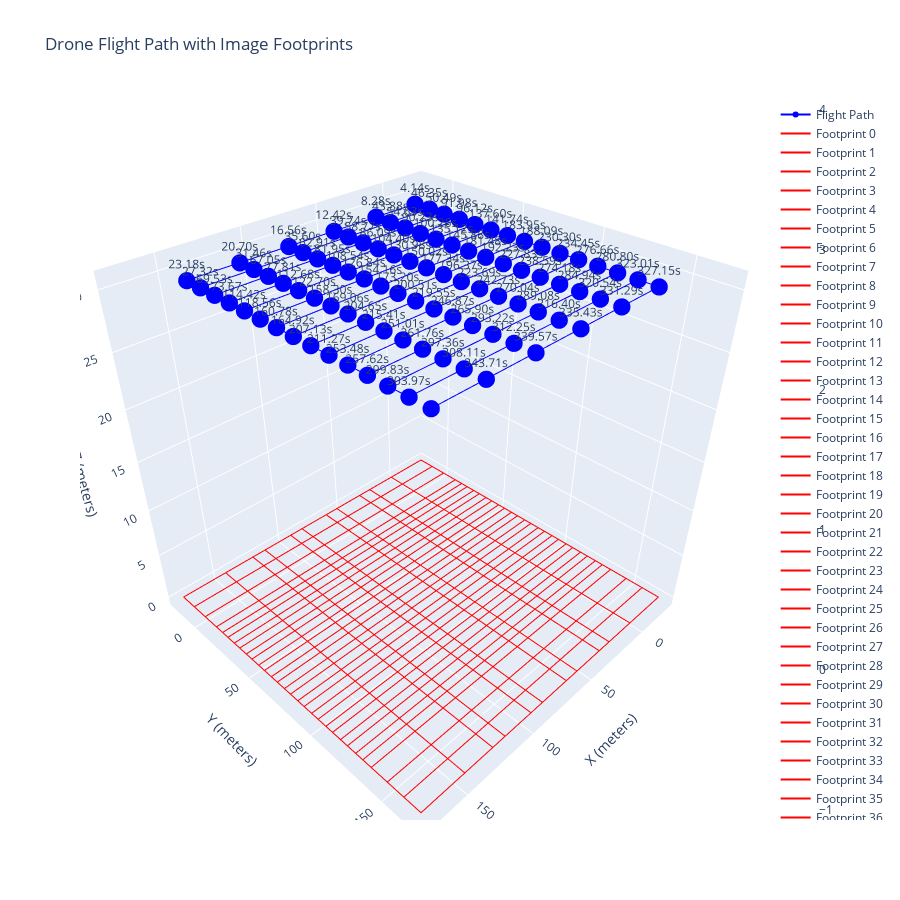

The notebook cell saved with this chart:
### Markdown cell above
$\color{red}{\text{TODO: }}$ Compute the following ablations (and any other you can think of)

1. Change overlap and confirm it affects the consecutive images
2. Change sidelap and confirm it does not affect the consecutive images
3. Change the height of the scan and document the affect on scan plans
4. Change exposure time

### Code cell
camera_ = copy.deepcopy(camera_x10)
dataset_spec_ = copy.deepcopy(dataset_spec)


MAX_DRONE_SPEED = 16.0
MAX_ACC = 3.5
footprint = compute_image_footprint_on_surface(camera_x10, dataset_spec_.height)

dataset_spec_.overlap = 0.3
print(camera_, dataset_spec_)

fig = plot_photo_plan(generate_photo_plan_on_grid(camera_, dataset_spec_), footprint, MAX_ACC, MAX_DRONE_SPEED, compute_speed_during_photo_capture(camera_, dataset_spec_))
fig.show()

### Figure 1 — Plotly figure (JSON) as saved in the notebook; plotly's stock layout.template omitted (floating-point values rounded to 4 significant figures)
{"data": [{"line": {"color": "blue", "width": 2}, "marker": {"color": 343.7, "colorscale": [[0, "#440154"], [0.1111, "#482878"], [0.2222, "#3e4989"], [0.3333, "#31688e"], [0.4444, "#26828e"], [0.5556, "#1f9e89"], [0.6667, "#35b779"], [0.7778, "#6ece58"], [0.8889, "#b5de2b"], [1, "#fde725"]], "showscale": true, "size": 6}, "mode": "lines+markers", "name": "Flight Path", "type": "scatter3d", "x": [0, 30, 60, 90, 120, 150, 150, 120, 90, 60, 30, 0, 0, 30, 60, 90, 120, 150, 150, 120, 90, 60, 30, 0, 0, 30, 60, 90, 120, 150, 150, 120, 90, 60, 30, 0, 0, 30, 60, 90, 120, 150, 150, 120, 90, 60, 30, 0, 0, 30, 60, 90, 120, 150, 150, 120, 90, 60, 30, 0, 0, 30, 60, 90, 120, 150, 150, 120, 90, 60, 30, 0, 0, 30, 60, 90, 120, 150, 150, 120, 90, 60, 30, 0, 0, 30, 60, 90, 120, 150], "y": [0, 0, 0, 0, 0, 0, 10.71, 10.71, 10.71, 10.71, 10.71, 10.71, 21.43, 21.43, 21.43, 21.43, 21.43, 21.43, 32.14, 32.14, 32.14, 32.14, 32.14, 32.14, 42.86, 42.86, 42.86, 42.86, 42.86, 42.86, 53.57, 53.57, 53.57, 53.57, 53.57, 53.57, 64.29, 64.29, 64.29, 64.29, 64.29, 64.29, 75, 75, 75, 75, 75, 75, 85.71, 85.71, 85.71, 85.71, 85.71, 85.71, 96.43, 96.43, 96.43, 96.43, 96.43, 96.43, 107.1, 107.1, 107.1, 107.1, 107.1, 107.1, 117.9, 117.9, 117.9, 117.9, 117.9, 117.9, 128.6, 128.6, 128.6, 128.6, 128.6, 128.6, 139.3, 139.3, 139.3, 139.3, 139.3, 139.3, 150, 150, 150, 150, 150, 150], "z": [30.48, 30.48, 30.48, 30.48, 30.48, 30.48, 30.48, 30.48, 30.48, 30.48, 30.48, 30.48, 30.48, 30.48, 30.48, 30.48, 30.48, 30.48, 30.48, 30.48, 30.48, 30.48, 30.48, 30.48, 30.48, 30.48, 30.48, 30.48, 30.48, 30.48, 30.48, 30.48, 30.48, 30.48, 30.48, 30.48, 30.48, 30.48, 30.48, 30.48, 30.48, 30.48, 30.48, 30.48, 30.48, 30.48, 30.48, 30.48, 30.48, 30.48, 30.48, 30.48, 30.48, 30.48, 30.48, 30.48, 30.48, 30.48, 30.48, 30.48, 30.48, 30.48, 30.48, 30.48, 30.48, 30.48, 30.48, 30.48, 30.48, 30.48, 30.48, 30.48, 30.48, 30.48, 30.48, 30.48, 30.48, 30.48, 30.48, 30.48, 30.48, 30.48, 30.48, 30.48, 30.48, 30.48, 30.48, 30.48, 30.48, 30.48]}, {"line": {"color": "red", "width": 2}, "mode": "lines", "name": "Footprint 0", "type": "scatter3d", "x": [-25.28, 25.28, 25.28, -25.28, -25.28], "y": [-18.97, -18.97, 18.97, 18.97, -18.97], "z": [0, 0, 0, 0, 0]}, {"line": {"color": "red", "width": 2}, "mode": "lines", "name": "Footprint 1", "type": "scatter3d", "x": [4.72, 55.28, 55.28, 4.72, 4.72], "y": [-18.97, -18.97, 18.97, 18.97, -18.97], "z": [0, 0, 0, 0, 0]}, {"line": {"color": "red", "width": 2}, "mode": "lines", "name": "Footprint 2", "type": "scatter3d", "x": [34.72, 85.28, 85.28, 34.72, 34.72], "y": [-18.97, -18.97, 18.97, 18.97, -18.97], "z": [0, 0, 0, 0, 0]}, {"line": {"color": "red", "width": 2}, "mode": "lines", "name": "Footprint 3", "type": "scatter3d", "x": [64.72, 115.3, 115.3, 64.72, 64.72], "y": [-18.97, -18.97, 18.97, 18.97, -18.97], "z": [0, 0, 0, 0, 0]}, {"line": {"color": "red", "width": 2}, "mode": "lines", "name": "Footprint 4", "type": "scatter3d", "x": [94.72, 145.3, 145.3, 94.72, 94.72], "y": [-18.97, -18.97, 18.97, 18.97, -18.97], "z": [0, 0, 0, 0, 0]}, {"line": {"color": "red", "width": 2}, "mode": "lines", "name": "Footprint 5", "type": "scatter3d", "x": [124.7, 175.3, 175.3, 124.7, 124.7], "y": [-18.97, -18.97, 18.97, 18.97, -18.97], "z": [0, 0, 0, 0, 0]}, {"line": {"color": "red", "width": 2}, "mode": "lines", "name": "Footprint 6", "type": "scatter3d", "x": [124.7, 175.3, 175.3, 124.7, 124.7], "y": [-8.254, -8.254, 29.68, 29.68, -8.254], "z": [0, 0, 0, 0, 0]}, {"line": {"color": "red", "width": 2}, "mode": "lines", "name": "Footprint 7", "type": "scatter3d", "x": [94.72, 145.3, 145.3, 94.72, 94.72], "y": [-8.254, -8.254, 29.68, 29.68, -8.254], "z": [0, 0, 0, 0, 0]}, {"line": {"color": "red", "width": 2}, "mode": "lines", "name": "Footprint 8", "type": "scatter3d", "x": [64.72, 115.3, 115.3, 64.72, 64.72], "y": [-8.254, -8.254, 29.68, 29.68, -8.254], "z": [0, 0, 0, 0, 0]}, {"line": {"color": "red", "width": 2}, "mode": "lines", "name": "Footprint 9", "type": "scatter3d", "x": [34.72, 85.28, 85.28, 34.72, 34.72], "y": [-8.254, -8.254, 29.68, 29.68, -8.254], "z": [0, 0, 0, 0, 0]}, {"line": {"color": "red", "width": 2}, "mode": "lines", "name": "Footprint 10", "type": "scatter3d", "x": [4.72, 55.28, 55.28, 4.72, 4.72], "y": [-8.254, -8.254, 29.68, 29.68, -8.254], "z": [0, 0, 0, 0, 0]}, {"line": {"color": "red", "width": 2}, "mode": "lines", "name": "Footprint 11", "type": "scatter3d", "x": [-25.28, 25.28, 25.28, -25.28, -25.28], "y": [-8.254, -8.254, 29.68, 29.68, -8.254], "z": [0, 0, 0, 0, 0]}, {"line": {"color": "red", "width": 2}, "mode": "lines", "name": "Footprint 12", "type": "scatter3d", "x": [-25.28, 25.28, 25.28, -25.28, -25.28], "y": [2.461, 2.461, 40.4, 40.4, 2.461], "z": [0, 0, 0, 0, 0]}, {"line": {"color": "red", "width": 2}, "mode": "lines", "name": "Footprint 13", "type": "scatter3d", "x": [4.72, 55.28, 55.28, 4.72, 4.72], "y": [2.461, 2.461, 40.4, 40.4, 2.461], "z": [0, 0, 0, 0, 0]}, {"line": {"color": "red", "width": 2}, "mode": "lines", "name": "Footprint 14", "type": "scatter3d", "x": [34.72, 85.28, 85.28, 34.72, 34.72], "y": [2.461, 2.461, 40.4, 40.4, 2.461], "z": [0, 0, 0, 0, 0]}, {"line": {"color": "red", "width": 2}, "mode": "lines", "name": "Footprint 15", "type": "scatter3d", "x": [64.72, 115.3, 115.3, 64.72, 64.72], "y": [2.461, 2.461, 40.4, 40.4, 2.461], "z": [0, 0, 0, 0, 0]}, {"line": {"color": "red", "width": 2}, "mode": "lines", "name": "Footprint 16", "type": "scatter3d", "x": [94.72, 145.3, 145.3, 94.72, 94.72], "y": [2.461, 2.461, 40.4, 40.4, 2.461], "z": [0, 0, 0, 0, 0]}, {"line": {"color": "red", "width": 2}, "mode": "lines", "name": "Footprint 17", "type": "scatter3d", "x": [124.7, 175.3, 175.3, 124.7, 124.7], "y": [2.461, 2.461, 40.4, 40.4, 2.461], "z": [0, 0, 0, 0, 0]}, {"line": {"color": "red", "width": 2}, "mode": "lines", "name": "Footprint 18", "type": "scatter3d", "x": [124.7, 175.3, 175.3, 124.7, 124.7], "y": [13.18, 13.18, 51.11, 51.11, 13.18], "z": [0, 0, 0, 0, 0]}, {"line": {"color": "red", "width": 2}, "mode": "lines", "name": "Footprint 19", "type": "scatter3d", "x": [94.72, 145.3, 145.3, 94.72, 94.72], "y": [13.18, 13.18, 51.11, 51.11, 13.18], "z": [0, 0, 0, 0, 0]}, {"line": {"color": "red", "width": 2}, "mode": "lines", "name": "Footprint 20", "type": "scatter3d", "x": [64.72, 115.3, 115.3, 64.72, 64.72], "y": [13.18, 13.18, 51.11, 51.11, 13.18], "z": [0, 0, 0, 0, 0]}, {"line": {"color": "red", "width": 2}, "mode": "lines", "name": "Footprint 21", "type": "scatter3d", "x": [34.72, 85.28, 85.28, 34.72, 34.72], "y": [13.18, 13.18, 51.11, 51.11, 13.18], "z": [0, 0, 0, 0, 0]}, {"line": {"color": "red", "width": 2}, "mode": "lines", "name": "Footprint 22", "type": "scatter3d", "x": [4.72, 55.28, 55.28, 4.72, 4.72], "y": [13.18, 13.18, 51.11, 51.11, 13.18], "z": [0, 0, 0, 0, 0]}, {"line": {"color": "red", "width": 2}, "mode": "lines", "name": "Footprint 23", "type": "scatter3d", "x": [-25.28, 25.28, 25.28, -25.28, -25.28], "y": [13.18, 13.18, 51.11, 51.11, 13.18], "z": [0, 0, 0, 0, 0]}, {"line": {"color": "red", "width": 2}, "mode": "lines", "name": "Footprint 24", "type": "scatter3d", "x": [-25.28, 25.28, 25.28, -25.28, -25.28], "y": [23.89, 23.89, 61.82, 61.82, 23.89], "z": [0, 0, 0, 0, 0]}, {"line": {"color": "red", "width": 2}, "mode": "lines", "name": "Footprint 25", "type": "scatter3d", "x": [4.72, 55.28, 55.28, 4.72, 4.72], "y": [23.89, 23.89, 61.82, 61.82, 23.89], "z": [0, 0, 0, 0, 0]}, {"line": {"color": "red", "width": 2}, "mode": "lines", "name": "Footprint 26", "type": "scatter3d", "x": [34.72, 85.28, 85.28, 34.72, 34.72], "y": [23.89, 23.89, 61.82, 61.82, 23.89], "z": [0, 0, 0, 0, 0]}, {"line": {"color": "red", "width": 2}, "mode": "lines", "name": "Footprint 27", "type": "scatter3d", "x": [64.72, 115.3, 115.3, 64.72, 64.72], "y": [23.89, 23.89, 61.82, 61.82, 23.89], "z": [0, 0, 0, 0, 0]}, {"line": {"color": "red", "width": 2}, "mode": "lines", "name": "Footprint 28", "type": "scatter3d", "x": [94.72, 145.3, 145.3, 94.72, 94.72], "y": [23.89, 23.89, 61.82, 61.82, 23.89], "z": [0, 0, 0, 0, 0]}, {"line": {"color": "red", "width": 2}, "mode": "lines", "name": "Footprint 29", "type": "scatter3d", "x": [124.7, 175.3, 175.3, 124.7, 124.7], "y": [23.89, 23.89, 61.82, 61.82, 23.89], "z": [0, 0, 0, 0, 0]}, {"line": {"color": "red", "width": 2}, "mode": "lines", "name": "Footprint 30", "type": "scatter3d", "x": [124.7, 175.3, 175.3, 124.7, 124.7], "y": [34.6, 34.6, 72.54, 72.54, 34.6], "z": [0, 0, 0, 0, 0]}, {"line": {"color": "red", "width": 2}, "mode": "lines", "name": "Footprint 31", "type": "scatter3d", "x": [94.72, 145.3, 145.3, 94.72, 94.72], "y": [34.6, 34.6, 72.54, 72.54, 34.6], "z": [0, 0, 0, 0, 0]}, {"line": {"color": "red", "width": 2}, "mode": "lines", "name": "Footprint 32", "type": "scatter3d", "x": [64.72, 115.3, 115.3, 64.72, 64.72], "y": [34.6, 34.6, 72.54, 72.54, 34.6], "z": [0, 0, 0, 0, 0]}, {"line": {"color": "red", "width": 2}, "mode": "lines", "name": "Footprint 33", "type": "scatter3d", "x": [34.72, 85.28, 85.28, 34.72, 34.72], "y": [34.6, 34.6, 72.54, 72.54, 34.6], "z": [0, 0, 0, 0, 0]}, {"line": {"color": "red", "width": 2}, "mode": "lines", "name": "Footprint 34", "type": "scatter3d", "x": [4.72, 55.28, 55.28, 4.72, 4.72], "y": [34.6, 34.6, 72.54, 72.54, 34.6], "z": [0, 0, 0, 0, 0]}, {"line": {"color": "red", "width": 2}, "mode": "lines", "name": "Footprint 35", "type": "scatter3d", "x": [-25.28, 25.28, 25.28, -25.28, -25.28], "y": [34.6, 34.6, 72.54, 72.54, 34.6], "z": [0, 0, 0, 0, 0]}, {"line": {"color": "red", "width": 2}, "mode": "lines", "name": "Footprint 36", "type": "scatter3d", "x": [-25.28, 25.28, 25.28, -25.28, -25.28], "y": [45.32, 45.32, 83.25, 83.25, 45.32], "z": [0, 0, 0, 0, 0]}, {"line": {"color": "red", "width": 2}, "mode": "lines", "name": "Footprint 37", "type": "scatter3d", "x": [4.72, 55.28, 55.28, 4.72, 4.72], "y": [45.32, 45.32, 83.25, 83.25, 45.32], "z": [0, 0, 0, 0, 0]}, {"line": {"color": "red", "width": 2}, "mode": "lines", "name": "Footprint 38", "type": "scatter3d", "x": [34.72, 85.28, 85.28, 34.72, 34.72], "y": [45.32, 45.32, 83.25, 83.25, 45.32], "z": [0, 0, 0, 0, 0]}, {"line": {"color": "red", "width": 2}, "mode": "lines", "name": "Footprint 39", "type": "scatter3d", "x": [64.72, 115.3, 115.3, 64.72, 64.72], "y": [45.32, 45.32, 83.25, 83.25, 45.32], "z": [0, 0, 0, 0, 0]}, {"line": {"color": "red", "width": 2}, "mode": "lines", "name": "Footprint 40", "type": "scatter3d", "x": [94.72, 145.3, 145.3, 94.72, 94.72], "y": [45.32, 45.32, 83.25, 83.25, 45.32], "z": [0, 0, 0, 0, 0]}, {"line": {"color": "red", "width": 2}, "mode": "lines", "name": "Footprint 41", "type": "scatter3d", "x": [124.7, 175.3, 175.3, 124.7, 124.7], "y": [45.32, 45.32, 83.25, 83.25, 45.32], "z": [0, 0, 0, 0, 0]}, {"line": {"color": "red", "width": 2}, "mode": "lines", "name": "Footprint 42", "type": "scatter3d", "x": [124.7, 175.3, 175.3, 124.7, 124.7], "y": [56.03, 56.03, 93.97, 93.97, 56.03], "z": [0, 0, 0, 0, 0]}, {"line": {"color": "red", "width": 2}, "mode": "lines", "name": "Footprint 43", "type": "scatter3d", "x": [94.72, 145.3, 145.3, 94.72, 94.72], "y": [56.03, 56.03, 93.97, 93.97, 56.03], "z": [0, 0, 0, 0, 0]}, {"line": {"color": "red", "width": 2}, "mode": "lines", "name": "Footprint 44", "type": "scatter3d", "x": [64.72, 115.3, 115.3, 64.72, 64.72], "y": [56.03, 56.03, 93.97, 93.97, 56.03], "z": [0, 0, 0, 0, 0]}, {"line": {"color": "red", "width": 2}, "mode": "lines", "name": "Footprint 45", "type": "scatter3d", "x": [34.72, 85.28, 85.28, 34.72, 34.72], "y": [56.03, 56.03, 93.97, 93.97, 56.03], "z": [0, 0, 0, 0, 0]}, {"line": {"color": "red", "width": 2}, "mode": "lines", "name": "Footprint 46", "type": "scatter3d", "x": [4.72, 55.28, 55.28, 4.72, 4.72], "y": [56.03, 56.03, 93.97, 93.97, 56.03], "z": [0, 0, 0, 0, 0]}, {"line": {"color": "red", "width": 2}, "mode": "lines", "name": "Footprint 47", "type": "scatter3d", "x": [-25.28, 25.28, 25.28, -25.28, -25.28], "y": [56.03, 56.03, 93.97, 93.97, 56.03], "z": [0, 0, 0, 0, 0]}, {"line": {"color": "red", "width": 2}, "mode": "lines", "name": "Footprint 48", "type": "scatter3d", "x": [-25.28, 25.28, 25.28, -25.28, -25.28], "y": [66.75, 66.75, 104.7, 104.7, 66.75], "z": [0, 0, 0, 0, 0]}, {"line": {"color": "red", "width": 2}, "mode": "lines", "name": "Footprint 49", "type": "scatter3d", "x": [4.72, 55.28, 55.28, 4.72, 4.72], "y": [66.75, 66.75, 104.7, 104.7, 66.75], "z": [0, 0, 0, 0, 0]}, {"line": {"color": "red", "width": 2}, "mode": "lines", "name": "Footprint 50", "type": "scatter3d", "x": [34.72, 85.28, 85.28, 34.72, 34.72], "y": [66.75, 66.75, 104.7, 104.7, 66.75], "z": [0, 0, 0, 0, 0]}, {"line": {"color": "red", "width": 2}, "mode": "lines", "name": "Footprint 51", "type": "scatter3d", "x": [64.72, 115.3, 115.3, 64.72, 64.72], "y": [66.75, 66.75, 104.7, 104.7, 66.75], "z": [0, 0, 0, 0, 0]}, {"line": {"color": "red", "width": 2}, "mode": "lines", "name": "Footprint 52", "type": "scatter3d", "x": [94.72, 145.3, 145.3, 94.72, 94.72], "y": [66.75, 66.75, 104.7, 104.7, 66.75], "z": [0, 0, 0, 0, 0]}, {"line": {"color": "red", "width": 2}, "mode": "lines", "name": "Footprint 53", "type": "scatter3d", "x": [124.7, 175.3, 175.3, 124.7, 124.7], "y": [66.75, 66.75, 104.7, 104.7, 66.75], "z": [0, 0, 0, 0, 0]}, {"line": {"color": "red", "width": 2}, "mode": "lines", "name": "Footprint 54", "type": "scatter3d", "x": [124.7, 175.3, 175.3, 124.7, 124.7], "y": [77.46, 77.46, 115.4, 115.4, 77.46], "z": [0, 0, 0, 0, 0]}, {"line": {"color": "red", "width": 2}, "mode": "lines", "name": "Footprint 55", "type": "scatter3d", "x": [94.72, 145.3, 145.3, 94.72, 94.72], "y": [77.46, 77.46, 115.4, 115.4, 77.46], "z": [0, 0, 0, 0, 0]}, {"line": {"color": "red", "width": 2}, "mode": "lines", "name": "Footprint 56", "type": "scatter3d", "x": [64.72, 115.3, 115.3, 64.72, 64.72], "y": [77.46, 77.46, 115.4, 115.4, 77.46], "z": [0, 0, 0, 0, 0]}, {"line": {"color": "red", "width": 2}, "mode": "lines", "name": "Footprint 57", "type": "scatter3d", "x": [34.72, 85.28, 85.28, 34.72, 34.72], "y": [77.46, 77.46, 115.4, 115.4, 77.46], "z": [0, 0, 0, 0, 0]}, {"line": {"color": "red", "width": 2}, "mode": "lines", "name": "Footprint 58", "type": "scatter3d", "x": [4.72, 55.28, 55.28, 4.72, 4.72], "y": [77.46, 77.46, 115.4, 115.4, 77.46], "z": [0, 0, 0, 0, 0]}, {"line": {"color": "red", "width": 2}, "mode": "lines", "name": "Footprint 59", "type": "scatter3d", "x": [-25.28, 25.28, 25.28, -25.28, -25.28], "y": [77.46, 77.46, 115.4, 115.4, 77.46], "z": [0, 0, 0, 0, 0]}, {"line": {"color": "red", "width": 2}, "mode": "lines", "name": "Footprint 60", "type": "scatter3d", "x": [-25.28, 25.28, 25.28, -25.28, -25.28], "y": [88.18, 88.18, 126.1, 126.1, 88.18], "z": [0, 0, 0, 0, 0]}, {"line": {"color": "red", "width": 2}, "mode": "lines", "name": "Footprint 61", "type": "scatter3d", "x": [4.72, 55.28, 55.28, 4.72, 4.72], "y": [88.18, 88.18, 126.1, 126.1, 88.18], "z": [0, 0, 0, 0, 0]}, {"line": {"color": "red", "width": 2}, "mode": "lines", "name": "Footprint 62", "type": "scatter3d", "x": [34.72, 85.28, 85.28, 34.72, 34.72], "y": [88.18, 88.18, 126.1, 126.1, 88.18], "z": [0, 0, 0, 0, 0]}, {"line": {"color": "red", "width": 2}, "mode": "lines", "name": "Footprint 63", "type": "scatter3d", "x": [64.72, 115.3, 115.3, 64.72, 64.72], "y": [88.18, 88.18, 126.1, 126.1, 88.18], "z": [0, 0, 0, 0, 0]}, {"line": {"color": "red", "width": 2}, "mode": "lines", "name": "Footprint 64", "type": "scatter3d", "x": [94.72, 145.3, 145.3, 94.72, 94.72], "y": [88.18, 88.18, 126.1, 126.1, 88.18], "z": [0, 0, 0, 0, 0]}, {"line": {"color": "red", "width": 2}, "mode": "lines", "name": "Footprint 65", "type": "scatter3d", "x": [124.7, 175.3, 175.3, 124.7, 124.7], "y": [88.18, 88.18, 126.1, 126.1, 88.18], "z": [0, 0, 0, 0, 0]}, {"line": {"color": "red", "width": 2}, "mode": "lines", "name": "Footprint 66", "type": "scatter3d", "x": [124.7, 175.3, 175.3, 124.7, 124.7], "y": [98.89, 98.89, 136.8, 136.8, 98.89], "z": [0, 0, 0, 0, 0]}, {"line": {"color": "red", "width": 2}, "mode": "lines", "name": "Footprint 67", "type": "scatter3d", "x": [94.72, 145.3, 145.3, 94.72, 94.72], "y": [98.89, 98.89, 136.8, 136.8, 98.89], "z": [0, 0, 0, 0, 0]}, {"line": {"color": "red", "width": 2}, "mode": "lines", "name": "Footprint 68", "type": "scatter3d", "x": [64.72, 115.3, 115.3, 64.72, 64.72], "y": [98.89, 98.89, 136.8, 136.8, 98.89], "z": [0, 0, 0, 0, 0]}, {"line": {"color": "red", "width": 2}, "mode": "lines", "name": "Footprint 69", "type": "scatter3d", "x": [34.72, 85.28, 85.28, 34.72, 34.72], "y": [98.89, 98.89, 136.8, 136.8, 98.89], "z": [0, 0, 0, 0, 0]}, {"line": {"color": "red", "width": 2}, "mode": "lines", "name": "Footprint 70", "type": "scatter3d", "x": [4.72, 55.28, 55.28, 4.72, 4.72], "y": [98.89, 98.89, 136.8, 136.8, 98.89], "z": [0, 0, 0, 0, 0]}, {"line": {"color": "red", "width": 2}, "mode": "lines", "name": "Footprint 71", "type": "scatter3d", "x": [-25.28, 25.28, 25.28, -25.28, -25.28], "y": [98.89, 98.89, 136.8, 136.8, 98.89], "z": [0, 0, 0, 0, 0]}, {"line": {"color": "red", "width": 2}, "mode": "lines", "name": "Footprint 72", "type": "scatter3d", "x": [-25.28, 25.28, 25.28, -25.28, -25.28], "y": [109.6, 109.6, 147.5, 147.5, 109.6], "z": [0, 0, 0, 0, 0]}, {"line": {"color": "red", "width": 2}, "mode": "lines", "name": "Footprint 73", "type": "scatter3d", "x": [4.72, 55.28, 55.28, 4.72, 4.72], "y": [109.6, 109.6, 147.5, 147.5, 109.6], "z": [0, 0, 0, 0, 0]}, {"line": {"color": "red", "width": 2}, "mode": "lines", "name": "Footprint 74", "type": "scatter3d", "x": [34.72, 85.28, 85.28, 34.72, 34.72], "y": [109.6, 109.6, 147.5, 147.5, 109.6], "z": [0, 0, 0, 0, 0]}, {"line": {"color": "red", "width": 2}, "mode": "lines", "name": "Footprint 75", "type": "scatter3d", "x": [64.72, 115.3, 115.3, 64.72, 64.72], "y": [109.6, 109.6, 147.5, 147.5, 109.6], "z": [0, 0, 0, 0, 0]}, {"line": {"color": "red", "width": 2}, "mode": "lines", "name": "Footprint 76", "type": "scatter3d", "x": [94.72, 145.3, 145.3, 94.72, 94.72], "y": [109.6, 109.6, 147.5, 147.5, 109.6], "z": [0, 0, 0, 0, 0]}, {"line": {"color": "red", "width": 2}, "mode": "lines", "name": "Footprint 77", "type": "scatter3d", "x": [124.7, 175.3, 175.3, 124.7, 124.7], "y": [109.6, 109.6, 147.5, 147.5, 109.6], "z": [0, 0, 0, 0, 0]}, {"line": {"color": "red", "width": 2}, "mode": "lines", "name": "Footprint 78", "type": "scatter3d", "x": [124.7, 175.3, 175.3, 124.7, 124.7], "y": [120.3, 120.3, 158.3, 158.3, 120.3], "z": [0, 0, 0, 0, 0]}, {"line": {"color": "red", "width": 2}, "mode": "lines", "name": "Footprint 79", "type": "scatter3d", "x": [94.72, 145.3, 145.3, 94.72, 94.72], "y": [120.3, 120.3, 158.3, 158.3, 120.3], "z": [0, 0, 0, 0, 0]}, {"line": {"color": "red", "width": 2}, "mode": "lines", "name": "Footprint 80", "type": "scatter3d", "x": [64.72, 115.3, 115.3, 64.72, 64.72], "y": [120.3, 120.3, 158.3, 158.3, 120.3], "z": [0, 0, 0, 0, 0]}, {"line": {"color": "red", "width": 2}, "mode": "lines", "name": "Footprint 81", "type": "scatter3d", "x": [34.72, 85.28, 85.28, 34.72, 34.72], "y": [120.3, 120.3, 158.3, 158.3, 120.3], "z": [0, 0, 0, 0, 0]}, {"line": {"color": "red", "width": 2}, "mode": "lines", "name": "Footprint 82", "type": "scatter3d", "x": [4.72, 55.28, 55.28, 4.72, 4.72], "y": [120.3, 120.3, 158.3, 158.3, 120.3], "z": [0, 0, 0, 0, 0]}, {"line": {"color": "red", "width": 2}, "mode": "lines", "name": "Footprint 83", "type": "scatter3d", "x": [-25.28, 25.28, 25.28, -25.28, -25.28], "y": [120.3, 120.3, 158.3, 158.3, 120.3], "z": [0, 0, 0, 0, 0]}, {"line": {"color": "red", "width": 2}, "mode": "lines", "name": "Footprint 84", "type": "scatter3d", "x": [-25.28, 25.28, 25.28, -25.28, -25.28], "y": [131.0, 131.0, 169.0, 169.0, 131.0], "z": [0, 0, 0, 0, 0]}, {"line": {"color": "red", "width": 2}, "mode": "lines", "name": "Footprint 85", "type": "scatter3d", "x": [4.72, 55.28, 55.28, 4.72, 4.72], "y": [131.0, 131.0, 169.0, 169.0, 131.0], "z": [0, 0, 0, 0, 0]}, {"line": {"color": "red", "width": 2}, "mode": "lines", "name": "Footprint 86", "type": "scatter3d", "x": [34.72, 85.28, 85.28, 34.72, 34.72], "y": [131.0, 131.0, 169.0, 169.0, 131.0], "z": [0, 0, 0, 0, 0]}, {"line": {"color": "red", "width": 2}, "mode": "lines", "name": "Footprint 87", "type": "scatter3d", "x": [64.72, 115.3, 115.3, 64.72, 64.72], "y": [131.0, 131.0, 169.0, 169.0, 131.0], "z": [0, 0, 0, 0, 0]}, {"line": {"color": "red", "width": 2}, "mode": "lines", "name": "Footprint 88", "type": "scatter3d", "x": [94.72, 145.3, 145.3, 94.72, 94.72], "y": [131.0, 131.0, 169.0, 169.0, 131.0], "z": [0, 0, 0, 0, 0]}, {"line": {"color": "red", "width": 2}, "mode": "lines", "name": "Footprint 89", "type": "scatter3d", "x": [124.7, 175.3, 175.3, 124.7, 124.7], "y": [131.0, 131.0, 169.0, 169.0, 131.0], "z": [0, 0, 0, 0, 0]}, {"mode": "text", "name": "Time 0", "text": ["4.14s"], "textposition": "top center", "type": "scatter3d", "x": [0], "y": [0], "z": [30.48]}, {"mode": "text", "name": "Time 1", "text": ["8.28s"], "textposition": "top center", "type": "scatter3d", "x": [30], "y": [0], "z": [30.48]}, {"mode": "text", "name": "Time 2", "text": ["12.42s"], "textposition": "top center", "type": "scatter3d", "x": [60], "y": [0], "z": [30.48]}, {"mode": "text", "name": "Time 3", "text": ["16.56s"], "textposition": "top center", "type": "scatter3d", "x": [90], "y": [0], "z": [30.48]}, {"mode": "text", "name": "Time 4", "text": ["20.70s"], "textposition": "top center", "type": "scatter3d", "x": [120], "y": [0], "z": [30.48]}, {"mode": "text", "name": "Time 5", "text": ["23.18s"], "textposition": "top center", "type": "scatter3d", "x": [150], "y": [0], "z": [30.48]}, {"mode": "text", "name": "Time 6", "text": ["27.32s"], "textposition": "top center", "type": "scatter3d", "x": [150], "y": [10.71], "z": [30.48]}, {"mode": "text", "name": "Time 7", "text": ["31.46s"], "textposition": "top center", "type": "scatter3d", "x": [120], "y": [10.71], "z": [30.48]}, {"mode": "text", "name": "Time 8", "text": ["35.60s"], "textposition": "top center", "type": "scatter3d", "x": [90], "y": [10.71], "z": [30.48]}, {"mode": "text", "name": "Time 9", "text": ["39.74s"], "textposition": "top center", "type": "scatter3d", "x": [60], "y": [10.71], "z": [30.48]}, {"mode": "text", "name": "Time 10", "text": ["43.88s"], "textposition": "top center", "type": "scatter3d", "x": [30], "y": [10.71], "z": [30.48]}, {"mode": "text", "name": "Time 11", "text": ["46.35s"], "textposition": "top center", "type": "scatter3d", "x": [0], "y": [10.71], "z": [30.48]}, {"mode": "text", "name": "Time 12", "text": ["50.49s"], "textposition": "top center", "type": "scatter3d", "x": [0], "y": [21.43], "z": [30.48]}, {"mode": "text", "name": "Time 13", "text": ["54.63s"], "textposition": "top center", "type": "scatter3d", "x": [30], "y": [21.43], "z": [30.48]}, {"mode": "text", "name": "Time 14", "text": ["58.77s"], "textposition": "top center", "type": "scatter3d", "x": [60], "y": [21.43], "z": [30.48]}, {"mode": "text", "name": "Time 15", "text": ["62.91s"], "textposition": "top center", "type": "scatter3d", "x": [90], "y": [21.43], "z": [30.48]}, {"mode": "text", "name": "Time 16", "text": ["67.05s"], "textposition": "top center", "type": "scatter3d", "x": [120], "y": [21.43], "z": [30.48]}, {"mode": "text", "name": "Time 17", "text": ["69.53s"], "textposition": "top center", "type": "scatter3d", "x": [150], "y": [21.43], "z": [30.48]}, {"mode": "text", "name": "Time 18", "text": ["73.67s"], "textposition": "top center", "type": "scatter3d", "x": [150], "y": [32.14], "z": [30.48]}, {"mode": "text", "name": "Time 19", "text": ["77.81s"], "textposition": "top center", "type": "scatter3d", "x": [120], "y": [32.14], "z": [30.48]}, {"mode": "text", "name": "Time 20", "text": ["81.95s"], "textposition": "top center", "type": "scatter3d", "x": [90], "y": [32.14], "z": [30.48]}, {"mode": "text", "name": "Time 21", "text": ["86.09s"], "textposition": "top center", "type": "scatter3d", "x": [60], "y": [32.14], "z": [30.48]}, {"mode": "text", "name": "Time 22", "text": ["90.23s"], "textposition": "top center", "type": "scatter3d", "x": [30], "y": [32.14], "z": [30.48]}, {"mode": "text", "name": "Time 23", "text": ["91.98s"], "textposition": "top center", "type": "scatter3d", "x": [0], "y": [32.14], "z": [30.48]}, {"mode": "text", "name": "Time 24", "text": ["96.12s"], "textposition": "top center", "type": "scatter3d", "x": [0], "y": [42.86], "z": [30.48]}, {"mode": "text", "name": "Time 25", "text": ["100.26s"], "textposition": "top center", "type": "scatter3d", "x": [30], "y": [42.86], "z": [30.48]}, {"mode": "text", "name": "Time 26", "text": ["104.40s"], "textposition": "top center", "type": "scatter3d", "x": [60], "y": [42.86], "z": [30.48]}, {"mode": "text", "name": "Time 27", "text": ["108.54s"], "textposition": "top center", "type": "scatter3d", "x": [90], "y": [42.86], "z": [30.48]}, {"mode": "text", "name": "Time 28", "text": ["112.68s"], "textposition": "top center", "type": "scatter3d", "x": [120], "y": [42.86], "z": [30.48]}, {"mode": "text", "name": "Time 29", "text": ["114.42s"], "textposition": "top center", "type": "scatter3d", "x": [150], "y": [42.86], "z": [30.48]}, {"mode": "text", "name": "Time 30", "text": ["118.56s"], "textposition": "top center", "type": "scatter3d", "x": [150], "y": [53.57], "z": [30.48]}, {"mode": "text", "name": "Time 31", "text": ["122.70s"], "textposition": "top center", "type": "scatter3d", "x": [120], "y": [53.57], "z": [30.48]}, {"mode": "text", "name": "Time 32", "text": ["126.84s"], "textposition": "top center", "type": "scatter3d", "x": [90], "y": [53.57], "z": [30.48]}, {"mode": "text", "name": "Time 33", "text": ["130.98s"], "textposition": "top center", "type": "scatter3d", "x": [60], "y": [53.57], "z": [30.48]}, {"mode": "text", "name": "Time 34", "text": ["135.12s"], "textposition": "top center", "type": "scatter3d", "x": [30], "y": [53.57], "z": [30.48]}, {"mode": "text", "name": "Time 35", "text": ["137.60s"], "textposition": "top center", "type": "scatter3d", "x": [0], "y": [53.57], "z": [30.48]}, {"mode": "text", "name": "Time 36", "text": ["141.74s"], "textposition": "top center", "type": "scatter3d", "x": [0], "y": [64.29], "z": [30.48]}, {"mode": "text", "name": "Time 37", "text": ["145.88s"], "textposition": "top center", "type": "scatter3d", "x": [30], "y": [64.29], "z": [30.48]}, {"mode": "text", "name": "Time 38", "text": ["150.02s"], "textposition": "top center", "type": "scatter3d", "x": [60], "y": [64.29], "z": [30.48]}, {"mode": "text", "name": "Time 39", "text": ["154.16s"], "textposition": "top center", "type": "scatter3d", "x": [90], "y": [64.29], "z": [30.48]}, {"mode": "text", "name": "Time 40", "text": ["158.30s"], "textposition": "top center", "type": "scatter3d", "x": [120], "y": [64.29], "z": [30.48]}, {"mode": "text", "name": "Time 41", "text": ["160.78s"], "textposition": "top center", "type": "scatter3d", "x": [150], "y": [64.29], "z": [30.48]}, {"mode": "text", "name": "Time 42", "text": ["164.92s"], "textposition": "top center", "type": "scatter3d", "x": [150], "y": [75], "z": [30.48]}, {"mode": "text", "name": "Time 43", "text": ["169.06s"], "textposition": "top center", "type": "scatter3d", "x": [120], "y": [75], "z": [30.48]}, {"mode": "text", "name": "Time 44", "text": ["173.20s"], "textposition": "top center", "type": "scatter3d", "x": [90], "y": [75], "z": [30.48]}, {"mode": "text", "name": "Time 45", "text": ["177.34s"], "textposition": "top center", "type": "scatter3d", "x": [60], "y": [75], "z": [30.48]}, {"mode": "text", "name": "Time 46", "text": ["181.48s"], "textposition": "top center", "type": "scatter3d", "x": [30], "y": [75], "z": [30.48]}, {"mode": "text", "name": "Time 47", "text": ["183.95s"], "textposition": "top center", "type": "scatter3d", "x": [0], "y": [75], "z": [30.48]}, {"mode": "text", "name": "Time 48", "text": ["188.09s"], "textposition": "top center", "type": "scatter3d", "x": [0], "y": [85.71], "z": [30.48]}, {"mode": "text", "name": "Time 49", "text": ["192.23s"], "textposition": "top center", "type": "scatter3d", "x": [30], "y": [85.71], "z": [30.48]}, {"mode": "text", "name": "Time 50", "text": ["196.37s"], "textposition": "top center", "type": "scatter3d", "x": [60], "y": [85.71], "z": [30.48]}, {"mode": "text", "name": "Time 51", "text": ["200.51s"], "textposition": "top center", "type": "scatter3d", "x": [90], "y": [85.71], "z": [30.48]}, {"mode": "text", "name": "Time 52", "text": ["204.65s"], "textposition": "top center", "type": "scatter3d", "x": [120], "y": [85.71], "z": [30.48]}, {"mode": "text", "name": "Time 53", "text": ["207.13s"], "textposition": "top center", "type": "scatter3d", "x": [150], "y": [85.71], "z": [30.48]}, {"mode": "text", "name": "Time 54", "text": ["211.27s"], "textposition": "top center", "type": "scatter3d", "x": [150], "y": [96.43], "z": [30.48]}, {"mode": "text", "name": "Time 55", "text": ["215.41s"], "textposition": "top center", "type": "scatter3d", "x": [120], "y": [96.43], "z": [30.48]}, {"mode": "text", "name": "Time 56", "text": ["219.55s"], "textposition": "top center", "type": "scatter3d", "x": [90], "y": [96.43], "z": [30.48]}, {"mode": "text", "name": "Time 57", "text": ["223.69s"], "textposition": "top center", "type": "scatter3d", "x": [60], "y": [96.43], "z": [30.48]}, {"mode": "text", "name": "Time 58", "text": ["227.83s"], "textposition": "top center", "type": "scatter3d", "x": [30], "y": [96.43], "z": [30.48]}, {"mode": "text", "name": "Time 59", "text": ["230.30s"], "textposition": "top center", "type": "scatter3d", "x": [0], "y": [96.43], "z": [30.48]}, {"mode": "text", "name": "Time 60", "text": ["234.45s"], "textposition": "top center", "type": "scatter3d", "x": [0], "y": [107.1], "z": [30.48]}, {"mode": "text", "name": "Time 61", "text": ["238.59s"], "textposition": "top center", "type": "scatter3d", "x": [30], "y": [107.1], "z": [30.48]}, {"mode": "text", "name": "Time 62", "text": ["242.73s"], "textposition": "top center", "type": "scatter3d", "x": [60], "y": [107.1], "z": [30.48]}, {"mode": "text", "name": "Time 63", "text": ["246.87s"], "textposition": "top center", "type": "scatter3d", "x": [90], "y": [107.1], "z": [30.48]}, {"mode": "text", "name": "Time 64", "text": ["251.01s"], "textposition": "top center", "type": "scatter3d", "x": [120], "y": [107.1], "z": [30.48]}, {"mode": "text", "name": "Time 65", "text": ["253.48s"], "textposition": "top center", "type": "scatter3d", "x": [150], "y": [107.1], "z": [30.48]}, {"mode": "text", "name": "Time 66", "text": ["257.62s"], "textposition": "top center", "type": "scatter3d", "x": [150], "y": [117.9], "z": [30.48]}, {"mode": "text", "name": "Time 67", "text": ["261.76s"], "textposition": "top center", "type": "scatter3d", "x": [120], "y": [117.9], "z": [30.48]}, {"mode": "text", "name": "Time 68", "text": ["265.90s"], "textposition": "top center", "type": "scatter3d", "x": [90], "y": [117.9], "z": [30.48]}, {"mode": "text", "name": "Time 69", "text": ["270.04s"], "textposition": "top center", "type": "scatter3d", "x": [60], "y": [117.9], "z": [30.48]}, {"mode": "text", "name": "Time 70", "text": ["274.18s"], "textposition": "top center", "type": "scatter3d", "x": [30], "y": [117.9], "z": [30.48]}, {"mode": "text", "name": "Time 71", "text": ["276.66s"], "textposition": "top center", "type": "scatter3d", "x": [0], "y": [117.9], "z": [30.48]}, {"mode": "text", "name": "Time 72", "text": ["280.80s"], "textposition": "top center", "type": "scatter3d", "x": [0], "y": [128.6], "z": [30.48]}, {"mode": "text", "name": "Time 73", "text": ["284.94s"], "textposition": "top center", "type": "scatter3d", "x": [30], "y": [128.6], "z": [30.48]}, {"mode": "text", "name": "Time 74", "text": ["289.08s"], "textposition": "top center", "type": "scatter3d", "x": [60], "y": [128.6], "z": [30.48]}, {"mode": "text", "name": "Time 75", "text": ["293.22s"], "textposition": "top center", "type": "scatter3d", "x": [90], "y": [128.6], "z": [30.48]}, {"mode": "text", "name": "Time 76", "text": ["297.36s"], "textposition": "top center", "type": "scatter3d", "x": [120], "y": [128.6], "z": [30.48]}, {"mode": "text", "name": "Time 77", "text": ["299.83s"], "textposition": "top center", "type": "scatter3d", "x": [150], "y": [128.6], "z": [30.48]}, {"mode": "text", "name": "Time 78", "text": ["303.97s"], "textposition": "top center", "type": "scatter3d", "x": [150], "y": [139.3], "z": [30.48]}, {"mode": "text", "name": "Time 79", "text": ["308.11s"], "textposition": "top center", "type": "scatter3d", "x": [120], "y": [139.3], "z": [30.48]}, {"mode": "text", "name": "Time 80", "text": ["312.25s"], "textposition": "top center", "type": "scatter3d", "x": [90], "y": [139.3], "z": [30.48]}, {"mode": "text", "name": "Time 81", "text": ["316.40s"], "textposition": "top center", "type": "scatter3d", "x": [60], "y": [139.3], "z": [30.48]}, {"mode": "text", "name": "Time 82", "text": ["320.54s"], "textposition": "top center", "type": "scatter3d", "x": [30], "y": [139.3], "z": [30.48]}, {"mode": "text", "name": "Time 83", "text": ["323.01s"], "textposition": "top center", "type": "scatter3d", "x": [0], "y": [139.3], "z": [30.48]}, {"mode": "text", "name": "Time 84", "text": ["327.15s"], "textposition": "top center", "type": "scatter3d", "x": [0], "y": [150], "z": [30.48]}, {"mode": "text", "name": "Time 85", "text": ["331.29s"], "textposition": "top center", "type": "scatter3d", "x": [30], "y": [150], "z": [30.48]}, {"mode": "text", "name": "Time 86", "text": ["335.43s"], "textposition": "top center", "type": "scatter3d", "x": [60], "y": [150], "z": [30.48]}, {"mode": "text", "name": "Time 87", "text": ["339.57s"], "textposition": "top center", "type": "scatter3d", "x": [90], "y": [150], "z": [30.48]}, {"mode": "text", "name": "Time 88", "text": ["343.71s"], "textposition": "top center", "type": "scatter3d", "x": [120], "y": [150], "z": [30.48]}], "layout": {"height": 900, "scene": {"xaxis": {"title": {"text": "X (meters)"}}, "yaxis": {"title": {"text": "Y (meters)"}}, "zaxis": {"title": {"text": "Z (meters)"}}}, "title": {"text": "Drone Flight Path with Image Footprints"}, "width": 900}}
